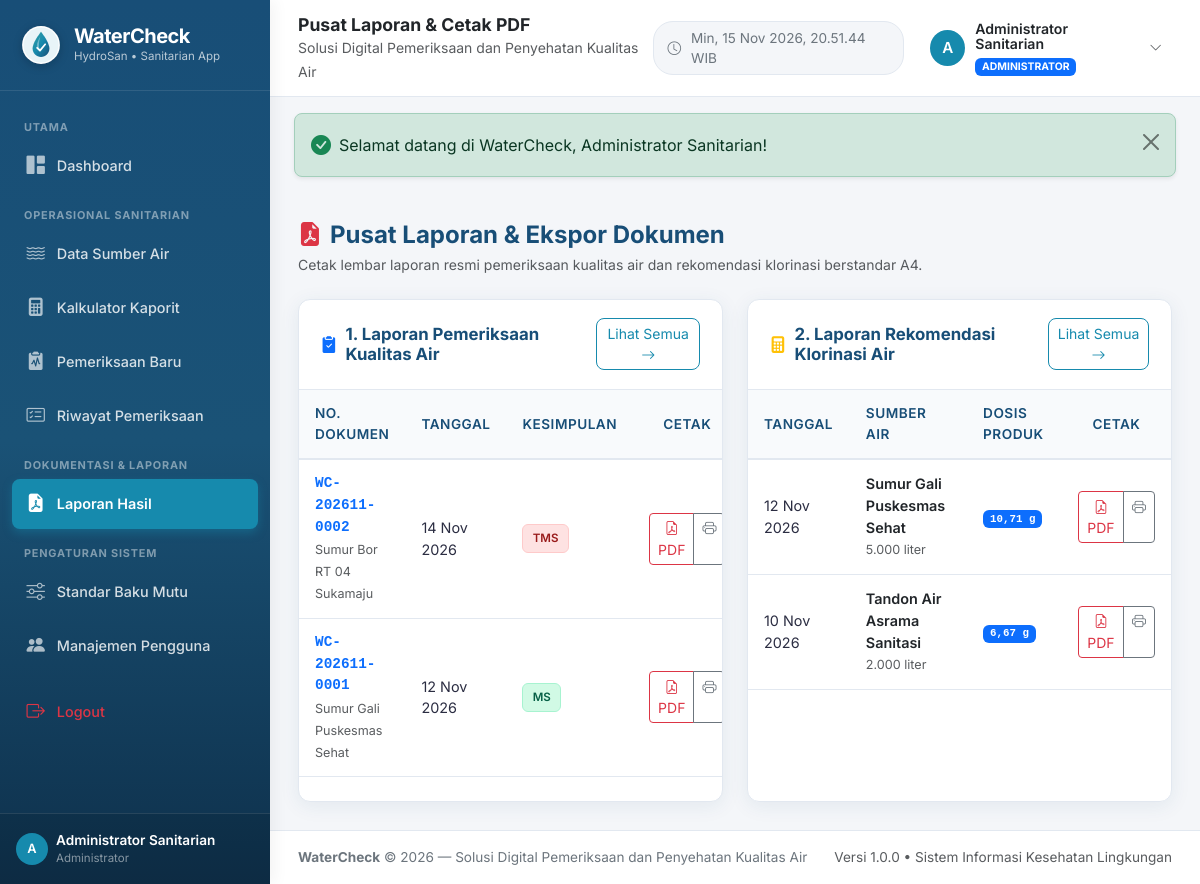
The app's page /pages/laporan/index.php (signed in) with its own data.
### tables this page shows
CREATE TABLE `pemeriksaan` (
  `id` INT AUTO_INCREMENT PRIMARY KEY,
  `nomor_pemeriksaan` VARCHAR(50) NOT NULL UNIQUE,
  `sumber_air_id` INT NULL,
  `user_id` INT NULL,
  `tanggal_pemeriksaan` DATE NOT NULL,
  `jenis_air` ENUM('Air Minum', 'Air Higiene Sanitasi') NOT NULL,
  `lokasi` TEXT NOT NULL,
  `kesimpulan` ENUM('Memenuhi Syarat (MS)', 'Tidak Memenuhi Syarat (TMS)', 'Belum Dapat Disimpulkan') NOT NULL DEFAULT 'Belum Dapat Disimpulkan',
  `catatan` TEXT NULL,
  `created_at` TIMESTAMP DEFAULT CURRENT_TIMESTAMP,
  `updated_at` TIMESTAMP DEFAULT CURRENT_TIMESTAMP ON UPDATE CURRENT_TIMESTAMP,
  INDEX `idx_pemeriksaan_nomor` (`nomor_pemeriksaan`),
  INDEX `idx_pemeriksaan_tanggal` (`tanggal_pemeriksaan`),
  INDEX `idx_pemeriksaan_kesimpulan` (`kesimpulan`),
  CONSTRAINT `fk_pemeriksaan_sumber` FOREIGN KEY (`sumber_air_id`) REFERENCES `sumber_air` (`id`) ON DELETE SET NULL,
  CONSTRAINT `fk_pemeriksaan_user` FOREIGN KEY (`user_id`) REFERENCES `users` (`id`) ON DELETE SET NULL
);

CREATE TABLE `sumber_air` (
  `id` INT AUTO_INCREMENT PRIMARY KEY,
  `nama_sumber` VARCHAR(150) NOT NULL,
  `jenis_sumber` VARCHAR(50) NOT NULL,
  `pemilik` VARCHAR(150) NOT NULL,
  `lokasi` TEXT NOT NULL,
  `volume` DECIMAL(12,2) NOT NULL DEFAULT 0.00,
  `keterangan` TEXT NULL,
  `created_at` TIMESTAMP DEFAULT CURRENT_TIMESTAMP,
  `updated_at` TIMESTAMP DEFAULT CURRENT_TIMESTAMP ON UPDATE CURRENT_TIMESTAMP,
  INDEX `idx_sumber_nama` (`nama_sumber`),
  INDEX `idx_sumber_jenis` (`jenis_sumber`)
);

CREATE TABLE `kalkulasi_kaporit` (
  `id` INT AUTO_INCREMENT PRIMARY KEY,
  `sumber_air_id` INT NULL,
  `user_id` INT NULL,
  `jenis_desinfektan` VARCHAR(100) NOT NULL,
  `volume_air` DECIMAL(12,2) NOT NULL,
  `satuan_volume` VARCHAR(10) NOT NULL DEFAULT 'liter',
  `kadar_klorin_aktif` DECIMAL(5,2) NOT NULL,
  `target_dosis` DECIMAL(8,3) NOT NULL,
  `kebutuhan_klorin_aktif` DECIMAL(14,3) NOT NULL,
  `kebutuhan_produk_mg` DECIMAL(14,3) NOT NULL,
  `kebutuhan_produk_gram` DECIMAL(12,3) NOT NULL,
  `catatan` TEXT NULL,
  `created_at` TIMESTAMP DEFAULT CURRENT_TIMESTAMP,
  INDEX `idx_kalkulasi_created` (`created_at`),
  CONSTRAINT `fk_kalkulasi_sumber` FOREIGN KEY (`sumber_air_id`) REFERENCES `sumber_air` (`id`) ON DELETE SET NULL,
  CONSTRAINT `fk_kalkulasi_user` FOREIGN KEY (`user_id`) REFERENCES `users` (`id`) ON DELETE SET NULL
);

### includes/functions.php (called while the page is built, shortened)
<?php
function formatTanggal(?string $date, string $format = 'lengkap'): string {
    $timestamp = strtotime($date);
    $bulanIndo = [
        1 => 'Januari', 'Februari', 'Maret', 'April', 'Mei', 'Juni',
        'Juli', 'Agustus', 'September', 'Oktober', 'November', 'Desember'
    ];
    $bulanIndoPendek = [
        1 => 'Jan', 'Feb', 'Mar', 'Apr', 'Mei', 'Jun',
        'Jul', 'Agu', 'Sep', 'Okt', 'Nov', 'Des'
    ];
    $d = date('j', $timestamp);
    $m = (int)date('n', $timestamp);
    $y = date('Y', $timestamp);
    $his = date('H:i', $timestamp);
    if ($format === 'pendek') {
        return "{$d} {$bulanIndoPendek[$m]} {$y}";
    } elseif ($format === 'datetime') {
        return "{$d} {$bulanIndo[$m]} {$y}, {$his} WIB";
    }
    return "{$d} {$bulanIndo[$m]} {$y}";
}
function formatAngka($number, int $decimals = 2): string {
    $num = (float)$number;
    if (floor($num) == $num && $decimals === 0) {
        return number_format($num, 0, ',', '.');
    }
    return number_format($num, $decimals, ',', '.');
}

### pages/laporan/index.php (the view, shortened to what this page needs)
<?php
require_once __DIR__ . '/../../includes/header.php';
require_once __DIR__ . '/../../includes/sidebar.php';
require_once __DIR__ . '/../../includes/navbar.php';
try {
    $stmt = $pdo->query("
        SELECT p.*, s.nama_sumber, u.nama AS nama_petugas
        FROM pemeriksaan p
        LEFT JOIN sumber_air s ON p.sumber_air_id = s.id
        LEFT JOIN users u ON p.user_id = u.id
        ORDER BY p.tanggal_pemeriksaan DESC, p.id DESC
        LIMIT 10
    ");
    $listPemeriksaan = $stmt->fetchAll();
    $stmtKalkulasi = $pdo->query("
        SELECT k.*, s.nama_sumber, u.nama AS nama_petugas
        FROM kalkulasi_kaporit k
        LEFT JOIN sumber_air s ON k.sumber_air_id = s.id
        LEFT JOIN users u ON k.user_id = u.id
        ORDER BY k.created_at DESC
        LIMIT 10
    ");
    $listKalkulasi = $stmtKalkulasi->fetchAll();
} catch (PDOException $e) {
    $listPemeriksaan = [];
    $listKalkulasi = [];
}
?>
<div class="d-flex flex-column flex-md-row justify-content-between align-items-md-center mb-4 gap-3">
    <div>
        <h4 class="fw-bold mb-1" style="color: #184e77;">
            <i class="bi bi-file-earmark-pdf-fill text-danger me-2"></i>Pusat Laporan & Ekspor Dokumen
        </h4>
        <p class="text-muted small mb-0">Cetak lembar laporan resmi pemeriksaan kualitas air dan rekomendasi klorinasi berstandar A4.</p>
    </div>
</div>
<div class="row g-4">
    <div class="col-lg-6">
        <div class="card-wc h-100">
            <div class="card-wc-header d-flex justify-content-between align-items-center">
                <h6 class="card-wc-title">
                    <i class="bi bi-clipboard2-check-fill text-primary"></i> 1. Laporan Pemeriksaan Kualitas Air
                </h6>
                <a href="<?= BASE_URL; ?>pages/pemeriksaan/index.php" class="btn btn-sm btn-outline-primary">
                    Lihat Semua <i class="bi bi-arrow-right"></i>
                </a>
            </div>
            <div class="card-wc-body p-0">
                <div class="table-responsive">
                    <table class="table-wc table-hover mb-0">
                        <thead>
                            <tr>
                                <th>No. Dokumen</th>
                                <th>Tanggal</th>
                                <th>Kesimpulan</th>
                                <th class="text-center">Cetak</th>
                            </tr>
                        </thead>
                        <tbody>
                            <?php if (empty($listPemeriksaan)): ?>
                                <tr>
                                    <td colspan="4" class="text-center py-4 text-muted">Belum ada pemeriksaan air.</td>
                                </tr>
                            <?php else: ?>
                                <?php foreach ($listPemeriksaan as $p): ?>
                                    <tr>
                                        <td>
                                            <div class="fw-bold text-primary font-monospace"><?= htmlspecialchars($p['nomor_pemeriksaan']); ?></div>
                                            <small class="text-muted"><?= htmlspecialchars($p['nama_sumber'] ?? 'Pengujian Mandiri'); ?></small>
                                        </td>
                                        <td><?= formatTanggal($p['tanggal_pemeriksaan'], 'pendek'); ?></td>
                                        <td>
                                            <?php if ($p['kesimpulan'] === 'Memenuhi Syarat (MS)'): ?>
                                                <span class="badge-status badge-ms" style="font-size: 0.72rem;">MS</span>
                                            <?php elseif ($p['kesimpulan'] === 'Tidak Memenuhi Syarat (TMS)'): ?>
                                                <span class="badge-status badge-tms" style="font-size: 0.72rem;">TMS</span>
                                            <?php else: ?>
                                                <span class="badge-status badge-pending" style="font-size: 0.72rem;">Pending</span>
                                            <?php endif; ?>
                                        </td>
                                        <td class="text-center">
                                            <div class="btn-group btn-group-sm">
                                                <a href="<?= BASE_URL; ?>pages/laporan/cetak.php?tipe=pemeriksaan&id=<?= $p['id']; ?>" target="_blank" class="btn btn-outline-danger" title="Cetak Format PDF">
                                                    <i class="bi bi-file-earmark-pdf"></i> PDF
                                                </a>
                                                <a href="<?= BASE_URL; ?>pages/laporan/cetak.php?tipe=pemeriksaan&id=<?= $p['id']; ?>&html=1" target="_blank" class="btn btn-outline-secondary" title="Pratinjau HTML / Cetak Browser">
                                                    <i class="bi bi-printer"></i>
                                                </a>
                                            </div>
                                        </td>
                                    </tr>
                                <?php endforeach; ?>
                            <?php endif; ?>
                        </tbody>
                    </table>
                </div>
            </div>
        </div>
    </div>
    <div class="col-lg-6">
        <div class="card-wc h-100">
            <div class="card-wc-header d-flex justify-content-between align-items-center">
                <h6 class="card-wc-title">
                    <i class="bi bi-calculator-fill text-warning"></i> 2. Laporan Rekomendasi Klorinasi Air
                </h6>
                <a href="<?= BASE_URL; ?>pages/kalkulator/riwayat.php" class="btn btn-sm btn-outline-primary">
                    Lihat Semua <i class="bi bi-arrow-right"></i>
                </a>
            </div>
            <div class="card-wc-body p-0">
                <div class="table-responsive">
                    <table class="table-wc table-hover mb-0">
                        <thead>
                            <tr>
                                <th>Tanggal</th>
                                <th>Sumber Air</th>
                                <th>Dosis Produk</th>
                                <th class="text-center">Cetak</th>
                            </tr>
                        </thead>
                        <tbody>
                            <?php if (empty($listKalkulasi)): ?>
                                <tr>
                                    <td colspan="4" class="text-center py-4 text-muted">Belum ada kalkulasi kaporit tersimpan.</td>
                                </tr>
                            <?php else: ?>
                                <?php foreach ($listKalkulasi as $k): ?>
                                    <tr>
                                        <td><?= formatTanggal($k['created_at'], 'pendek'); ?></td>
                                        <td>
                                            <div class="fw-semibold text-dark"><?= htmlspecialchars($k['nama_sumber'] ?? 'Perhitungan Mandiri'); ?></div>
                                            <small class="text-muted"><?= formatAngka($k['volume_air'], 0); ?> <?= htmlspecialchars($k['satuan_volume']); ?></small>
                                        </td>
                                        <td>
                                            <span class="badge bg-primary font-monospace">
                                                <?= formatAngka($k['kebutuhan_produk_gram'], 2); ?> g
                                            </span>
                                        </td>
                                        <td class="text-center">
                                            <div class="btn-group btn-group-sm">
                                                <a href="<?= BASE_URL; ?>pages/laporan/cetak.php?tipe=kalkulasi&id=<?= $k['id']; ?>" target="_blank" class="btn btn-outline-danger" title="Cetak Format PDF">
                                                    <i class="bi bi-file-earmark-pdf"></i> PDF
                                                </a>
                                                <a href="<?= BASE_URL; ?>pages/laporan/cetak.php?tipe=kalkulasi&id=<?= $k['id']; ?>&html=1" target="_blank" class="btn btn-outline-secondary" title="Pratinjau HTML / Cetak Browser">
                                                    <i class="bi bi-printer"></i>
                                                </a>
                                            </div>
                                        </td>
                                    </tr>
                                <?php endforeach; ?>
                            <?php endif; ?>
                        </tbody>
                    </table>
                </div>
            </div>
        </div>
    </div>
</div>
<?php
require_once __DIR__ . '/../../includes/footer.php';
?>

### assets/css/style.css (style rules this page uses)
:root { --wc-primary: #168aad; --wc-primary-dark: #184e77; --wc-primary-hover: #1a759f; --wc-accent: #52b69a; --wc-accent-light: #d8f3dc; --wc-bg: #f4f6f9; --wc-sidebar-bg: #184e77; --wc-sidebar-hover: #1e6091; --wc-sidebar-active: #168aad; --wc-text-main: #2b2d42; --wc-text-muted: #6c757d; --wc-success: #2a9d8f; --wc-warning: #e9c46a; --wc-danger: #e76f51; --wc-border: #e2e8f0; --wc-radius: 12px; --wc-shadow: 0 4px 20px rgba(24, 78, 119, 0.08); }
body { font-family: 'Inter', -apple-system, BlinkMacSystemFont, 'Segoe UI', Roboto, Helvetica, Arial, sans-serif; background-color: var(--wc-bg); color: var(--wc-text-main); min-height: 100vh; overflow-x: hidden; }
a { color: var(--wc-primary); text-decoration: none; transition: all 0.2s ease; }
.btn-outline-primary { color: var(--wc-primary); border-color: var(--wc-primary); border-radius: 8px; }
.card-wc { background: #ffffff; border: 1px solid var(--wc-border); border-radius: var(--wc-radius); box-shadow: var(--wc-shadow); margin-bottom: 1.5rem; transition: transform 0.2s ease, box-shadow 0.2s ease; }
.card-wc-header { padding: 1.15rem 1.35rem; border-bottom: 1px solid var(--wc-border); display: flex; align-items: center; justify-content: space-between; }
.card-wc-title { margin: 0; font-size: 1.05rem; font-weight: 700; color: var(--wc-primary-dark); display: flex; align-items: center; gap: 8px; }
.card-wc-body { padding: 1.35rem; }
.badge-status { padding: 0.45em 0.8em; font-weight: 600; border-radius: 6px; font-size: 0.82rem; display: inline-flex; align-items: center; gap: 5px; }
.badge-ms { background-color: #d1fae5; color: #065f46; border: 1px solid #a7f3d0; }
.badge-tms { background-color: #fee2e2; color: #991b1b; border: 1px solid #fecaca; }
.table-wc { width: 100%; margin-bottom: 0; border-collapse: separate; border-spacing: 0; }
.table-wc th { background-color: #f8fafc; color: var(--wc-primary-dark); font-weight: 600; font-size: 0.85rem; text-transform: uppercase; letter-spacing: 0.5px; padding: 0.85rem 1rem; border-bottom: 2px solid var(--wc-border); }
.table-wc td { padding: 0.85rem 1rem; vertical-align: middle; border-bottom: 1px solid var(--wc-border); font-size: 0.9rem; }

### records on screen
pemeriksaan: nomor_pemeriksaan "WC-202611-0002", sumber_air.nama_sumber "Sumur Bor RT 04 Sukamaju", tanggal_pemeriksaan "14 Nov 2026", shows "TMS"
pemeriksaan: nomor_pemeriksaan "WC-202611-0001", sumber_air.nama_sumber "Sumur Gali Puskesmas Sehat", tanggal_pemeriksaan "12 Nov 2026", shows "MS"
kalkulasi_kaporit: created_at "12 Nov 2026", sumber_air.nama_sumber "Sumur Gali Puskesmas Sehat", volume_air "5.000", satuan_volume "liter", kebutuhan_produk_gram "10,71"
kalkulasi_kaporit: created_at "10 Nov 2026", sumber_air.nama_sumber "Tandon Air Asrama Sanitasi", volume_air "2.000", satuan_volume "liter", kebutuhan_produk_gram "6,67"

### other values on screen
APP_NAME "WaterCheck"
APP_ALT_NAME "HydroSan"
substr($currentUser['nama'] ?? 'U', 0, 1) "A"
$currentUser['nama'] "Administrator Sanitarian"
$pageTitle "Pusat Laporan & Cetak PDF"
APP_TAGLINE "Solusi Digital Pemeriksaan dan Penyehatan Kualitas Air"
$flash['message'] "Selamat datang di WaterCheck, Administrator Sanitarian!"
APP_VERSION "1.0.0"
